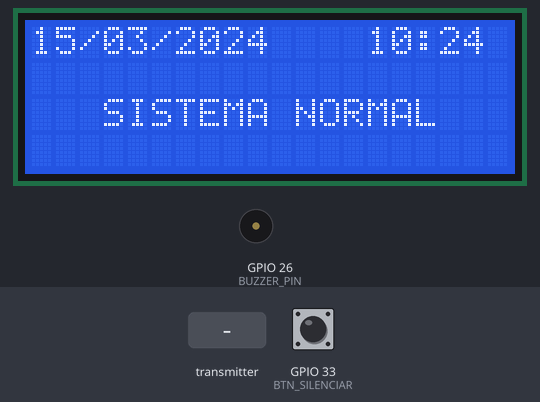
The sketch below on a simulated ESP32. Shown: 20×4 character LCD, buzzer (waves = sounding, pin HIGH). Inputs (shaded band) come from the test bench; at power-on: GPIO 33 (BTN_SILENCIAR) HIGH. The local clock reads 2024-03-15 10:24:30 at power-on unless the sketch sets it; what the sketch prints to the serial monitor is not drawn.

Above: at 1.2 s.
1.3 s: the transmitter starts sending nombre = SILENCIAR
At 1.74 s:
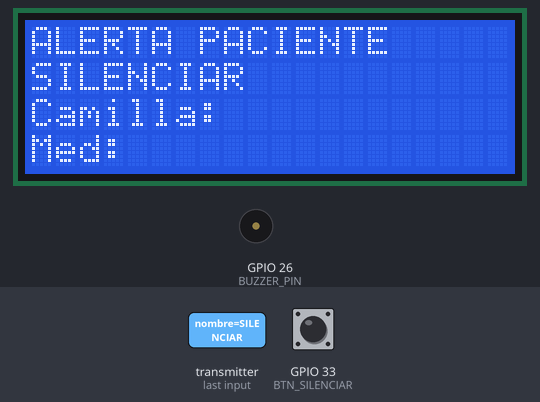
At 2.24 s:
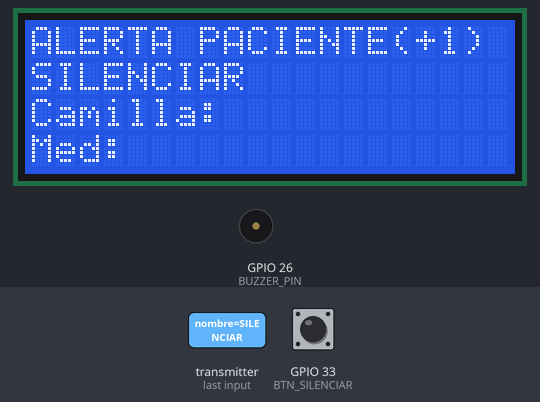
3.1 s: GPIO 33 (BTN_SILENCIAR) pulled LOW for 3.2 s
At 5.3 s:
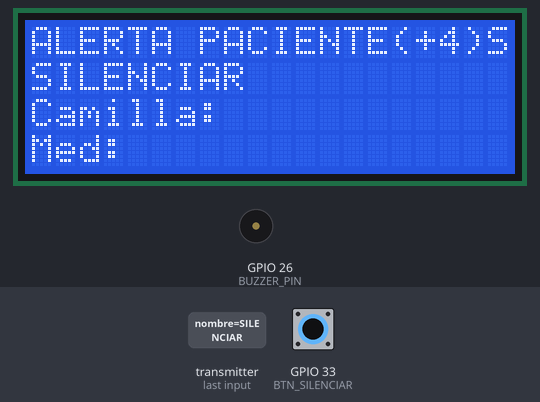
6.9 s: the transmitter starts sending nombre = CONFIRMADA
Timing chart, 0 to 14.9 s (numbered marks = the images above; inputs shaded):
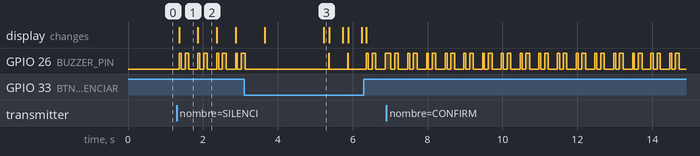

The sketch:

CODIGO_DISPOSITIVO_ESCLAVO.ino
```cpp
#include <WiFi.h>
#include <esp_now.h>
#include <Wire.h>
#include <LiquidCrystal_I2C.h>
#include <RTClib.h>

// ------------------- CONFIGURACIÓN -------------------
#define BUZZER_PIN 26
#define BTN_SILENCIAR 33
#define MAX_ALARMAS 5

LiquidCrystal_I2C lcd(0x27, 20, 4);
RTC_DS3231 rtc;

// MAC del maestro
uint8_t masterAddress[] = {0x11, 0x22, 0x33, 0x44, 0x55, 0x66};

// ------------------- ESTRUCTURAS -------------------
typedef struct {
  char nombre[20];
  char camilla[5];
  char medicamento[20];
  char dosis[5];
  char hora[6];
} AlarmaPaciente;

typedef struct {
  int year, month, day, hour, minute, second;
} HoraSync;

// ------------------- VARIABLES GLOBALES -------------------
AlarmaPaciente colaAlarmas[MAX_ALARMAS];
int tope = -1;
bool silenciada = false;
bool necesitaActualizarDisplay = true; // ✅ NUEVA BANDERA PARA CONTROLAR ACTUALIZACIONES

struct ControlAlarma {
  unsigned long inicioAlarma = 0;
  unsigned long ultimoRecordatorio = 0;
  bool buzzerActivo = false;
  static const unsigned long TIMEOUT_BUZZER = 60000; // 1 minuto
  static const unsigned long INTERVALO_RECORDATORIO = 30000; // 30 segundos
};
ControlAlarma controlAlarma;

// ------------------- FUNCIONES DE COLA -------------------
bool colaVacia() { return tope == -1; }
bool colaLlena() { return tope == MAX_ALARMAS - 1; }

void encolarAlarma(const AlarmaPaciente& alarma) {
  if (!colaLlena()) {
    tope++;
    memcpy(&colaAlarmas[tope], &alarma, sizeof(AlarmaPaciente));
    Serial.println("📥 Alarma encolada. Posición: " + String(tope));
  }
}

void desencolarAlarma() {
  if (!colaVacia()) {
    tope--;
    Serial.println("📤 Alarma desencolada. Nueva posición: " + String(tope));
  }
}

AlarmaPaciente* obtenerAlarmaActual() {
  return colaVacia() ? NULL : &colaAlarmas[tope];
}

int colaLongitud() { return tope + 1; }

// ------------------- MANEJO PERFECTO DEL DISPLAY -------------------
void mostrarSistemaNormal() {
  lcd.clear(); // ✅ LIMPIAR ANTES DE MOSTRAR

  DateTime now = rtc.now();

  // Línea 1: Fecha y Hora
  char fecha[11], hora[6];
  sprintf(fecha, "%02d/%02d/%04d", now.day(), now.month(), now.year());
  sprintf(hora, "%02d:%02d", now.hour(), now.minute());

  lcd.setCursor(0, 0); lcd.print(fecha);
  lcd.setCursor(14, 0); lcd.print(hora);

  // Líneas 2-4: Mensaje de sistema normal
  lcd.setCursor(0, 1); lcd.print("                    ");
  lcd.setCursor(0, 2); lcd.print("   SISTEMA NORMAL   ");
  lcd.setCursor(0, 3); lcd.print("                    ");

  necesitaActualizarDisplay = false; // ✅ SE ACTUALIZÓ CORRECTAMENTE
  Serial.println("📟 Modo normal activado");
}

void mostrarAlarmaActual() {
  lcd.clear(); // ✅ LIMPIAR ANTES DE MOSTRAR

  if (colaVacia()) {
    necesitaActualizarDisplay = true; // ✅ FORZAR ACTUALIZACIÓN INMEDIATA
    return;
  }

  AlarmaPaciente* actual = obtenerAlarmaActual();

  // Línea 1: ALERTA PACIENTE!(+X)
  lcd.setCursor(0, 0);
  lcd.print("ALERTA PACIENTE");
  if (colaLongitud() > 1) {
    lcd.print("(+");
    lcd.print(colaLongitud() - 1);
    lcd.print(")");
  }

  // Añadir estado abreviado (S o R)
  // Calcular posición final en la línea 20 (índice 19)
  lcd.setCursor(19, 0);
  if (silenciada) {
    // Si está silenciada, mostrar S o R dependiendo del buzzer
    if (controlAlarma.buzzerActivo == false) {
      lcd.print("S"); // Silenciada manualmente
    } else {
      lcd.print("R"); // Recordatorio
    }
  } else {
    lcd.print(" "); // En blanco si está sonando
  }

    // Línea 2: Nombre del paciente
  lcd.setCursor(0,1); lcd.print(""); lcd.print(actual->nombre);
  lcd.setCursor(0,2); lcd.print("Camilla: "); lcd.print(actual->camilla);
  lcd.setCursor(0,3); lcd.print("Med: "); lcd.print(actual->medicamento);

  necesitaActualizarDisplay = false; // ✅ SE ACTUALIZÓ CORRECTAMENTE
  Serial.println("🚨 Mostrando alarma: " + String(actual->nombre));
}

// ------------------- CONTROL DE BUZZER CORREGIDO -------------------
void controlarBuzzer() {
  if (colaVacia()) {
    digitalWrite(BUZZER_PIN, LOW);
    return;
  }

  unsigned long tiempoActual = millis();

  if (silenciada) {
    // MODO RECORDATORIO: Suena cada 30 segundos
    if (tiempoActual - controlAlarma.ultimoRecordatorio > ControlAlarma::INTERVALO_RECORDATORIO) {
      // Hacer 2 bips rápidos
      for (int i = 0; i < 2; i++) {
        digitalWrite(BUZZER_PIN, HIGH);
        delay(100);
        digitalWrite(BUZZER_PIN, LOW);
        delay(100);
      }
      controlAlarma.ultimoRecordatorio = tiempoActual;
      Serial.println("🔔 Recordatorio sonando");
    }
  }
  else if (controlAlarma.buzzerActivo) {
    if (tiempoActual - controlAlarma.inicioAlarma <= ControlAlarma::TIMEOUT_BUZZER) {
      // Primer minuto: bip-bip cada 3 segundos
      unsigned long ciclo = (tiempoActual - controlAlarma.inicioAlarma) % 3000;

      if (ciclo < 100) digitalWrite(BUZZER_PIN, HIGH);
      else if (ciclo < 200) digitalWrite(BUZZER_PIN, LOW);
      else if (ciclo < 300) digitalWrite(BUZZER_PIN, HIGH);
      else digitalWrite(BUZZER_PIN, LOW);
    } else {
      // Timeout alcanzado - activar modo recordatorio
      controlAlarma.buzzerActivo = false;
      silenciada = true;
      controlAlarma.ultimoRecordatorio = tiempoActual; // Iniciar contador recordatorio
      necesitaActualizarDisplay = true; // ✅ FORZAR ACTUALIZACIÓN
      Serial.println("⏰ Timeout - Cambiando a modo recordatorio");
    }
  }
}

// ------------------- MANEJO DE ALARMAS -------------------
void activarNuevaAlarma(const AlarmaPaciente& nuevaAlarma) {
  encolarAlarma(nuevaAlarma);

  silenciada = false;
  controlAlarma.inicioAlarma = millis();
  controlAlarma.buzzerActivo = true;
  controlAlarma.ultimoRecordatorio = millis();

  necesitaActualizarDisplay = true; // ✅ FORZAR ACTUALIZACIÓN
  Serial.println("🚨 Nueva alarma: " + String(nuevaAlarma.nombre));
}

void confirmarAlarmaActual() {
  if (colaVacia()) return;

  desencolarAlarma();
  digitalWrite(BUZZER_PIN, LOW);
  silenciada = false;
  controlAlarma.buzzerActivo = false;

  Serial.println("✅ Alarma confirmada");

  necesitaActualizarDisplay = true; // ✅ FORZAR ACTUALIZACIÓN INMEDIATA

  if (!colaVacia()) {
    // Mostrar siguiente alarma
    controlAlarma.inicioAlarma = millis();
    controlAlarma.buzzerActivo = true;
    controlAlarma.ultimoRecordatorio = millis();
  } else {
    // Volver a sistema normal - LIMPIAR COMPLETAMENTE
    controlAlarma.buzzerActivo = false;
    silenciada = false;
    Serial.println("📟 Volviendo a sistema normal");
  }
}

void silenciarAlarmaActual() {
  if (!colaVacia() && !silenciada) {
    silenciada = true;
    controlAlarma.buzzerActivo = false;
    controlAlarma.ultimoRecordatorio = millis(); // Iniciar contador para recordatorios
    digitalWrite(BUZZER_PIN, LOW);
    necesitaActualizarDisplay = true; // ✅ FORZAR ACTUALIZACIÓN
    Serial.println("🔇 Alarma silenciada - Modo recordatorio activado");
  }
}

// ------------------- ESP-NOW -------------------
void enviarMensaje(const char* msg) {
  esp_now_send(masterAddress, (uint8_t*)msg, strlen(msg)+1);
}

void recibirDatos(const esp_now_recv_info_t *info, const uint8_t *incomingData, int len) {
  if (len < 20) {
    String msg = String((char*)incomingData);
    if (msg == "SILENCIAR") {
      silenciarAlarmaActual();
      Serial.println("🔇 Silenciar desde maestro");
      return;
    } else if (msg == "CONFIRMADA") {
      confirmarAlarmaActual();
      Serial.println("✅ Confirmada desde maestro");
      return;
    }
  }

  if (len == sizeof(AlarmaPaciente)) {
    AlarmaPaciente nuevaAlarma;
    memcpy(&nuevaAlarma, incomingData, sizeof(nuevaAlarma));
    activarNuevaAlarma(nuevaAlarma);
  } else if (len == sizeof(HoraSync)) {
    HoraSync sync;
    memcpy(&sync, incomingData, sizeof(sync));
    if (rtc.begin()) {
      rtc.adjust(DateTime(sync.year, sync.month, sync.day, sync.hour, sync.minute, sync.second));
      Serial.println("⏰ RTC sincronizado");
      if (colaVacia()) {
        necesitaActualizarDisplay = true; // ✅ FORZAR ACTUALIZACIÓN
      }
    }
  }
}

// ------------------- SETUP -------------------
void setup() {
  Serial.begin(115200);
  WiFi.mode(WIFI_STA);

  pinMode(BUZZER_PIN, OUTPUT);
  digitalWrite(BUZZER_PIN, LOW);
  pinMode(BTN_SILENCIAR, INPUT_PULLUP);

  lcd.init();
  lcd.backlight();
  lcd.clear();

  // Inicializar RTC
  if (!rtc.begin()) {
    Serial.println("❌ RTC no detectado");
    lcd.clear();
    lcd.setCursor(0, 0);
    lcd.print("ERROR RTC");
  } else {
    necesitaActualizarDisplay = true; // ✅ FORZAR PRIMERA ACTUALIZACIÓN
  }

  // ESP-NOW
  if (esp_now_init() != ESP_OK) {
    Serial.println("❌ Error ESP-NOW");
    while(true);
  }

  esp_now_register_recv_cb(recibirDatos);

  esp_now_peer_info_t peerInfo = {};
  memcpy(peerInfo.peer_addr, masterAddress, 6);
  peerInfo.channel = 0;
  peerInfo.encrypt = false;

  if (esp_now_add_peer(&peerInfo) != ESP_OK) {
    Serial.println("❌ No se pudo agregar maestro");
  }

  Serial.println("✅ Esclavo listo");
}

// ------------------- LOOP CORREGIDO -------------------
void loop() {
  static unsigned long lastBtnCheck = 0;
  static unsigned long lastRTCUpdate = 0;

  // ✅ ACTUALIZACIÓN INMEDIATA DEL DISPLAY CUANDO SEA NECESARIO
  if (necesitaActualizarDisplay) {
    if (colaVacia()) {
      mostrarSistemaNormal();
    } else {
      mostrarAlarmaActual();
    }
  }

  controlarBuzzer(); // ✅ AHORA FUNCIONA EL MODO RECORDATORIO

  // Botón silenciar
  if (millis() - lastBtnCheck > 200) {
    if (!colaVacia() && digitalRead(BTN_SILENCIAR) == LOW) {
      silenciarAlarmaActual();
      enviarMensaje("SILENCIAR");
      delay(300); // Debounce
      lastBtnCheck = millis();
    }
    lastBtnCheck = millis();
  }

  // Actualizar hora solo en modo normal
  if (colaVacia() && rtc.begin()) {
    if (millis() - lastRTCUpdate > 1000) {
      // Solo actualizar la hora, no redibujar toda la pantalla
      DateTime now = rtc.now();
      char hora[6];
      sprintf(hora, "%02d:%02d", now.hour(), now.minute());
      lcd.setCursor(14, 0);
      lcd.print(hora);
      lastRTCUpdate = millis();
    }
  }

  delay(10);
}
```

Measured:
- after the input at 1.3 s, GPIO 26 (BUZZER_PIN): LOW → HIGH after 0.07 s, then repeats every 0.49 s: LOW 0.10 s, HIGH 0.09 s, LOW 0.25 s, HIGH 0.05 s; the display: changes after 0.07 s (image 1)
- what the display in image 1 shows lasts 0.5 s, from 1.4 s to 1.9 s
